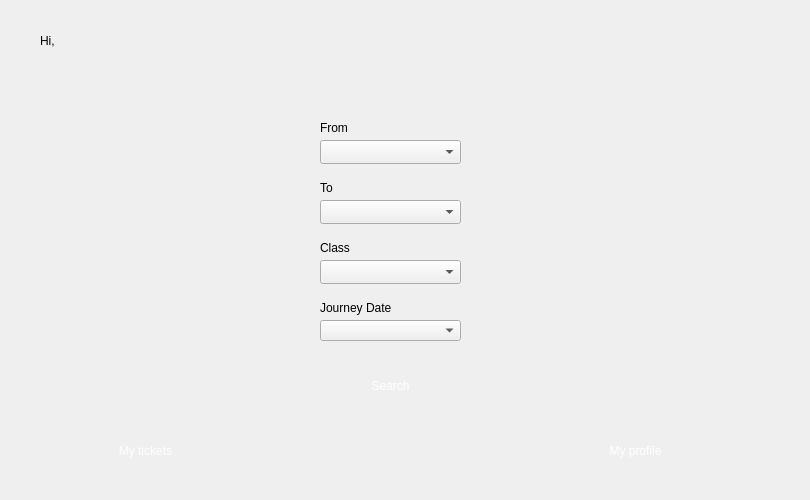
    <widget class="QWidget" name="Buy_tickets_page">
     <widget class="QLabel" name="label_8">
      <property name="geometry">
       <rect>
        <x>40</x>
        <y>20</y>
        <width>51</width>
        <height>41</height>
       </rect>
      </property>
      <property name="styleSheet">
       <string notr="true">
font: 700 20pt &quot;Segoe UI&quot;;</string>
      </property>
      <property name="text">
       <string>Hi,</string>
      </property>
     </widget>
     <widget class="QLabel" name="label_9">
      <property name="geometry">
       <rect>
        <x>80</x>
        <y>20</y>
        <width>251</width>
        <height>41</height>
       </rect>
      </property>
      <property name="styleSheet">
       <string notr="true">
font: 700 20pt &quot;Segoe UI&quot;;</string>
      </property>
      <property name="text">
       <string/>
      </property>
     </widget>
     <widget class="QLabel" name="label_10">
      <property name="geometry">
       <rect>
        <x>320</x>
        <y>120</y>
        <width>31</width>
        <height>16</height>
       </rect>
      </property>
      <property name="styleSheet">
       <string notr="true">font: 700 9pt &quot;Segoe UI&quot;;
</string>
      </property>
      <property name="text">
       <string>From</string>
      </property>
     </widget>
     <widget class="QComboBox" name="From_combobox">
      <property name="geometry">
       <rect>
        <x>320</x>
        <y>140</y>
        <width>141</width>
        <height>24</height>
       </rect>
      </property>
      <property name="styleSheet">
       <string notr="true">font: 700 9pt &quot;Segoe UI&quot;;
</string>
      </property>
     </widget>
     <widget class="QComboBox" name="To_combobox">
      <property name="geometry">
       <rect>
        <x>320</x>
        <y>200</y>
        <width>141</width>
        <height>24</height>
       </rect>
      </property>
      <property name="styleSheet">
       <string notr="true">font: 700 9pt &quot;Segoe UI&quot;;
</string>
      </property>
     </widget>
     <widget class="QComboBox" name="Class_combobox">
      <property name="geometry">
       <rect>
        <x>320</x>
        <y>260</y>
        <width>141</width>
        <height>24</height>
       </rect>
      </property>
      <property name="styleSheet">
       <string notr="true">font: 700 9pt &quot;Segoe UI&quot;;
</string>
      </property>
     </widget>
     <widget class="QPushButton" name="Search_button">
      <property name="geometry">
       <rect>
        <x>340</x>
        <y>360</y>
        <width>101</width>
        <height>51</height>
       </rect>
      </property>
      <property name="styleSheet">
       <string notr="true">font: 700 9pt &quot;Segoe UI&quot;;
color: rgb(255, 255, 255);
image: url(:/new/prefix1/ImageC/button4.png);
border-style: solid;
 
 border-radius:10px;
 max-width:200px;
 max-height:200px;
 min-width:0px;
 min-height:0px;</string>
      </property>
      <property name="text">
       <string>Search</string>
      </property>
     </widget>
     <widget class="QPushButton" name="My_tickets_button">
      <property name="geometry">
       <rect>
        <x>50</x>
        <y>430</y>
        <width>191</width>
        <height>41</height>
       </rect>
      </property>
      <property name="styleSheet">
       <string notr="true">font: 700 11pt &quot;Segoe UI&quot;;
color: rgb(255, 255, 255);
image: url(:/new/prefix1/ImageC/login3.png);
border-style: solid;
 
 border-radius:10px;
 max-width:1000px;
 max-height:1000px;
 min-width:0px;
 min-height:0px;</string>
      </property>
      <property name="text">
       <string>My tickets</string>
      </property>
     </widget>
     <widget class="QPushButton" name="pushButton_17">
      <property name="geometry">
       <rect>
        <x>540</x>
        <y>430</y>
        <width>191</width>
        <height>41</height>
       </rect>
      </property>
      <property name="styleSheet">
       <string notr="true">font: 700 11pt &quot;Segoe UI&quot;;
color: rgb(255, 255, 255);
image: url(:/new/prefix1/ImageC/login3.png);
border-style: solid;

 border-radius:10px;
 max-width:1000px;
 max-height:1000px;
 min-width:0px;
 min-height:0px;</string>
      </property>
      <property name="text">
       <string>My profile</string>
      </property>
     </widget>
     <widget class="QLabel" name="label_11">
      <property name="geometry">
       <rect>
        <x>320</x>
        <y>180</y>
        <width>16</width>
        <height>16</height>
       </rect>
      </property>
      <property name="styleSheet">
       <string notr="true">font: 700 9pt &quot;Segoe UI&quot;;
</string>
      </property>
      <property name="text">
       <string>To</string>
      </property>
     </widget>
     <widget class="QLabel" name="label_12">
      <property name="geometry">
       <rect>
        <x>320</x>
        <y>240</y>
        <width>31</width>
        <height>16</height>
       </rect>
      </property>
      <property name="styleSheet">
       <string notr="true">font: 700 9pt &quot;Segoe UI&quot;;
</string>
      </property>
      <property name="text">
       <string>Class</string>
      </property>
     </widget>
     <widget class="QLabel" name="label_13">
      <property name="geometry">
       <rect>
        <x>320</x>
        <y>300</y>
        <width>81</width>
        <height>16</height>
       </rect>
      </property>
      <property name="styleSheet">
       <string notr="true">font: 700 9pt &quot;Segoe UI&quot;;
</string>
      </property>
      <property name="text">
       <string>Journey Date</string>
      </property>
     </widget>
     <widget class="QComboBox" name="Date_combobox">
      <property name="geometry">
       <rect>
        <x>320</x>
        <y>320</y>
        <width>141</width>
        <height>21</height>
       </rect>
      </property>
      <property name="styleSheet">
       <string notr="true">font: 700 9pt &quot;Segoe UI&quot;;
</string>
      </property>
     </widget>
     <widget class="QLabel" name="label_42">
      <property name="geometry">
       <rect>
        <x>0</x>
        <y>0</y>
        <width>801</width>
        <height>491</height>
       </rect>
      </property>
      <property name="text">
       <string/>
      </property>
      <property name="pixmap">
       <pixmap resource="ResourceC.qrc">:/new/prefix1/ImageC/back9.jpeg</pixmap>
      </property>
      <property name="scaledContents">
       <bool>false</bool>
      </property>
     </widget>
     <zorder>label_9</zorder>
     <zorder>label_8</zorder>
     <zorder>label_42</zorder>
     <zorder>label_10</zorder>
     <zorder>From_combobox</zorder>
     <zorder>To_combobox</zorder>
     <zorder>Class_combobox</zorder>
     <zorder>Search_button</zorder>
     <zorder>My_tickets_button</zorder>
     <zorder>pushButton_17</zorder>
     <zorder>label_11</zorder>
     <zorder>label_12</zorder>
     <zorder>label_13</zorder>
     <zorder>Date_combobox</zorder>
    </widget>
